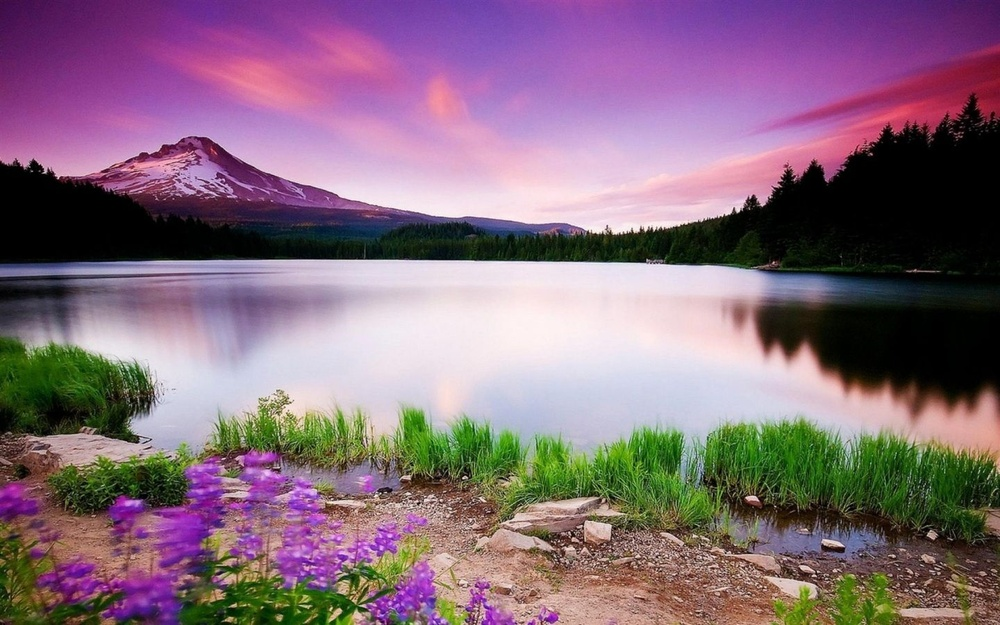
#> input picture Photos/lake.jpg, 1000 x 625 px, shrunk from 1440 x 900 before the run, found by its file name
$ python edge_detection.py
#> lines starting #> are read from the running program, lines starting #| are printed output that depends on the picture; after the words box and inside, x2 and y2 are one past the last pixel; in counts of white or black regions, pixels touching at a corner belong together
import cv2 as cv
from cv2 import Mat
from cv2 import BORDER_DEFAULT
import numpy as np

img = cv.imread('Photos/lake.jpg')
#> img is the input picture: shape (625, 1000, 3); mean B, G, R 123.5, 107.2, 133.8
cv.imshow('Lake', img)

remove_noise = cv.GaussianBlur(img, (3,3), 0, 0, BORDER_DEFAULT)

gray = cv.cvtColor(remove_noise, cv.COLOR_BGR2GRAY)
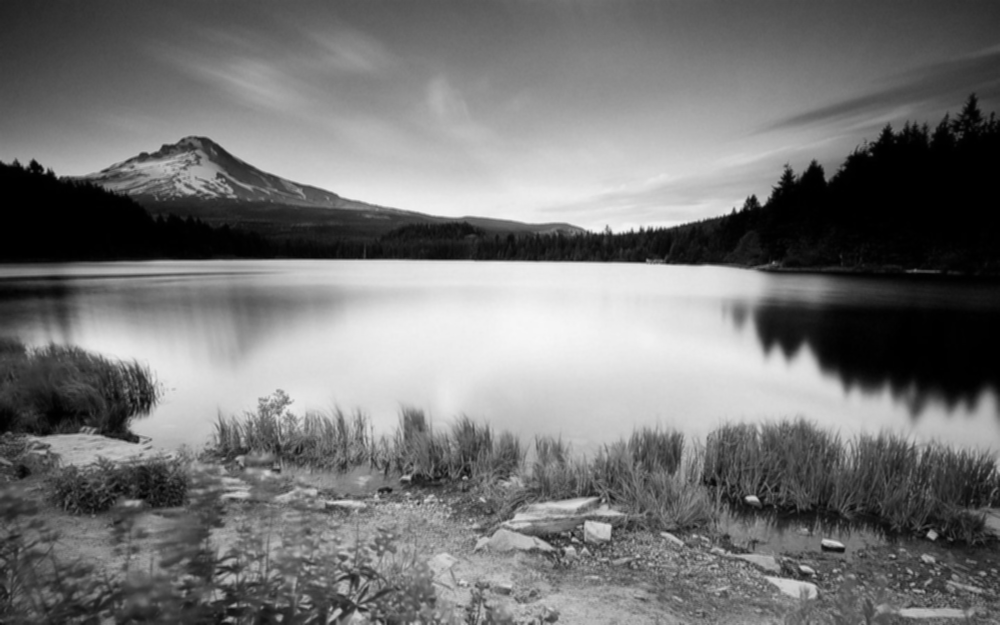
#> gray: shape (625, 1000); min 0, max 247, mean 117
cv.imshow('Gray', gray)

lap = cv.Laplacian(gray, cv.CV_64F)
lap = np.uint8(np.absolute(lap))
cv.imshow('Laplacian', lap)

sobelx = cv.Sobel(gray, cv.CV_64F, 1, 0)
sobely = cv.Sobel(gray, cv.CV_64F, 0 ,1)
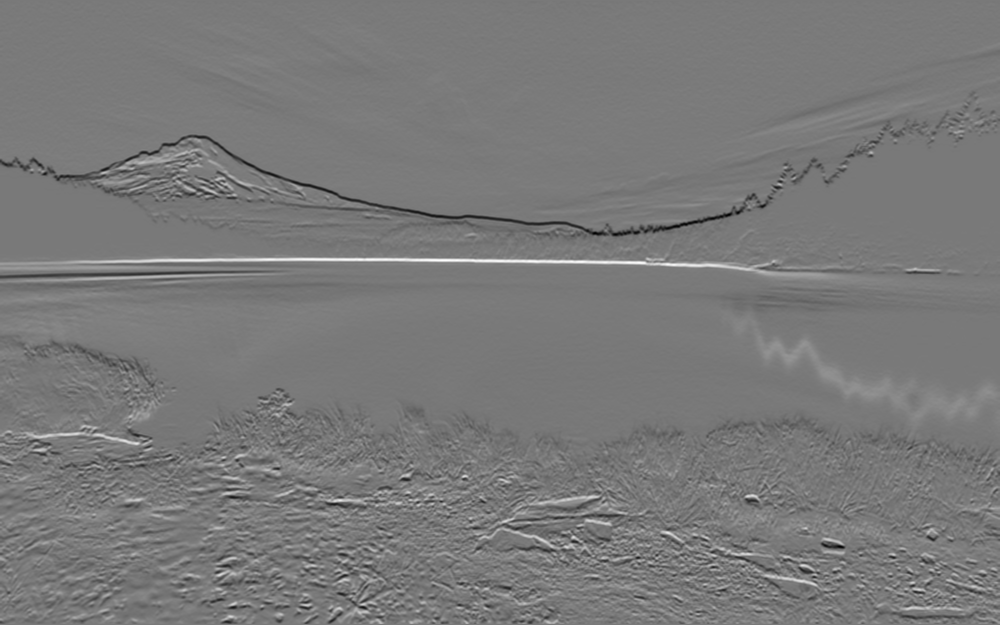
#> sobely: shape (625, 1000) float64; min -509, max 559, mean 0.3; drawn with min black and max white
abs_sobelx = cv.convertScaleAbs(sobelx)
abs_sobely = cv.convertScaleAbs(sobely)
combined_sobel = cv.bitwise_or(abs_sobelx, abs_sobely)
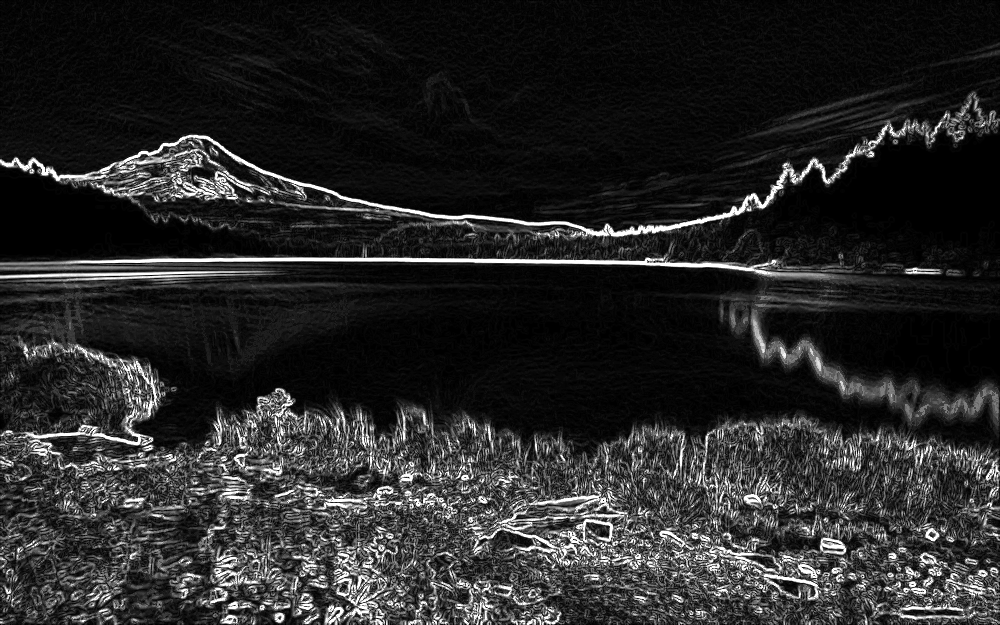
#> combined_sobel: shape (625, 1000); min 0, max 255, mean 40

grad = cv.addWeighted(abs_sobelx, 0.5, abs_sobely, 0.5, 0)
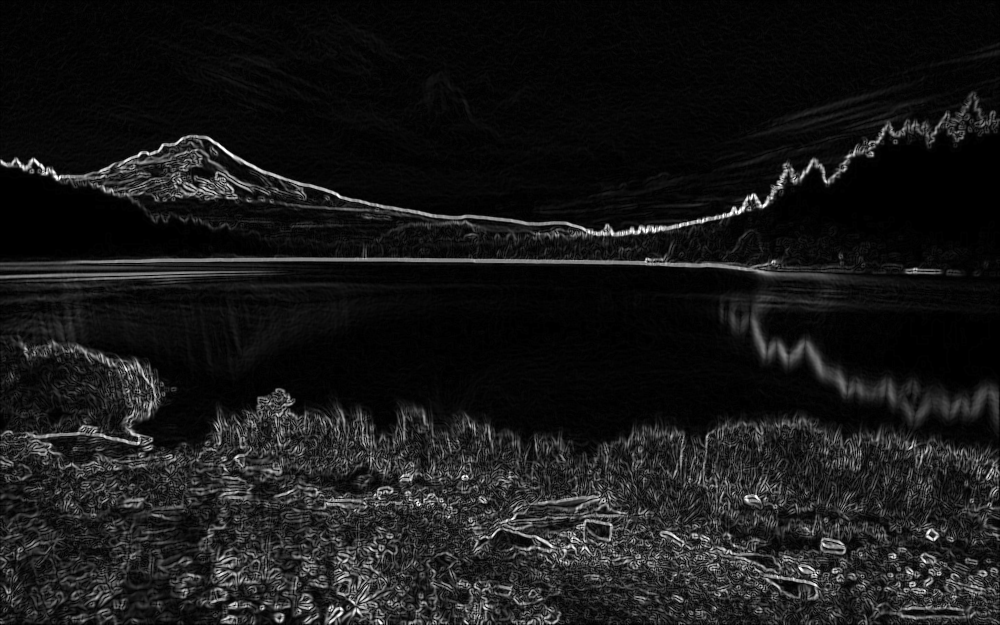
#> grad: shape (625, 1000); min 0, max 255, mean 23.9
cv.imshow('Added', grad)

cv.imshow('Sobel X', sobelx)
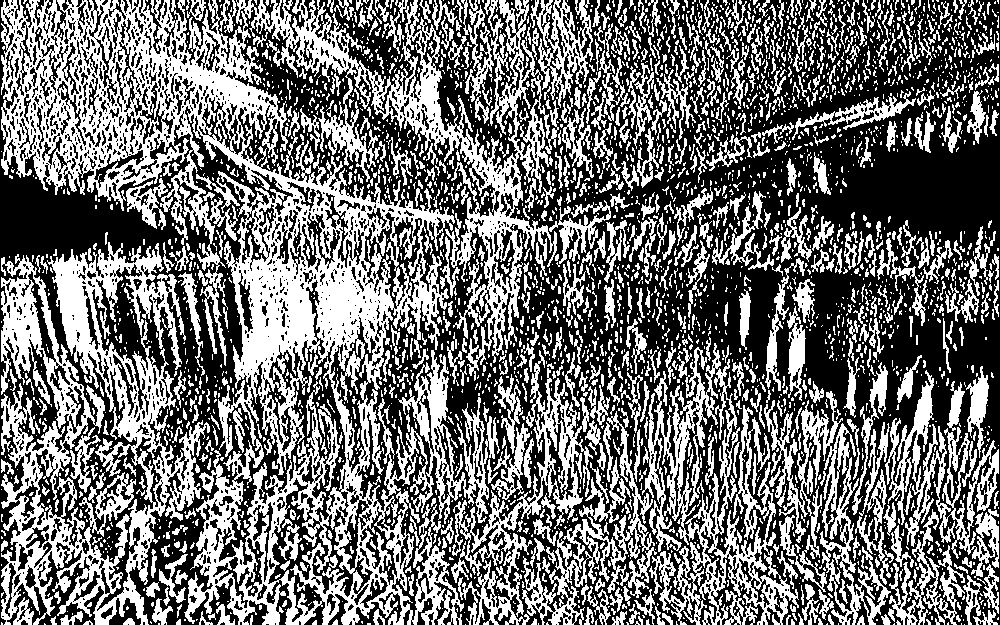
#> window 'Sobel X': shape (625, 1000); 44.1% white; 3240 white regions (2435 under 20 px), largest, box (x1, y1, x2, y2) and area: (1, 0, 559, 625) 107983, (1, 242, 210, 625) 31754, (642, 343, 799, 625) 13791
cv.imshow('Sobel Y', sobely)
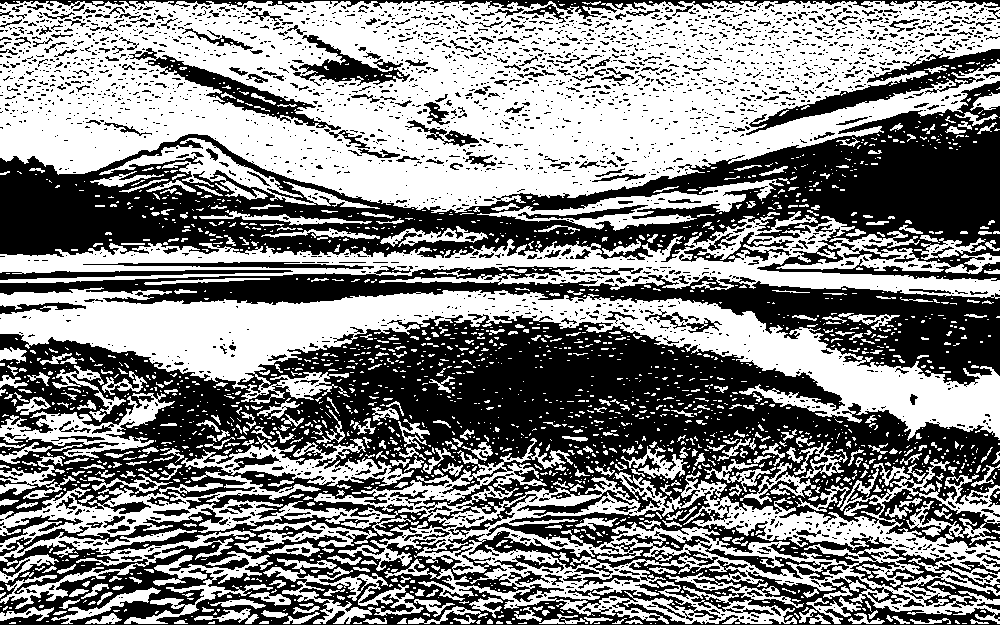
#> window 'Sobel Y': shape (625, 1000); 52.2% white; 3033 black regions (2697 under 20 px), largest, box (x1, y1, x2, y2) and area: (0, 314, 1000, 625) 147697, (0, 81, 1000, 281) 67190, (0, 266, 1000, 387) 28115

cv.imshow('Abs Sobel X', abs_sobelx)
cv.imshow('Abs Sobel Y', abs_sobely)

cv.imshow('Combined Sobel', combined_sobel)

canny = cv.Canny(gray, 150, 175)
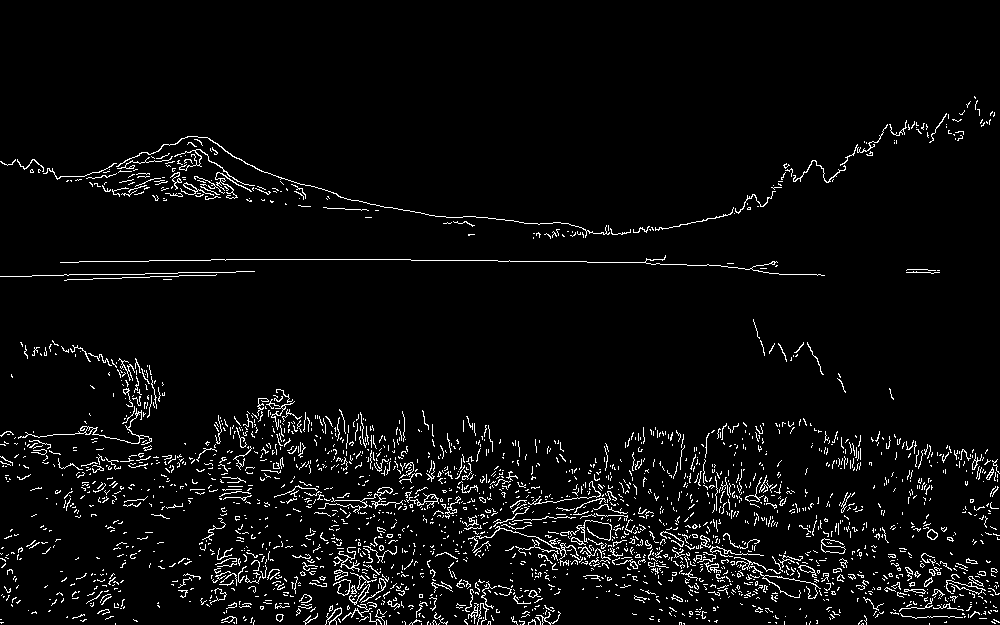
#> canny: shape (625, 1000); 4.3% white in thin lines or dots, all inside (x1, y1, x2, y2) = (0, 96, 1000, 625)
cv.imshow('Canny', canny)


cv.waitKey(0)
cv.destroyAllWindows()
